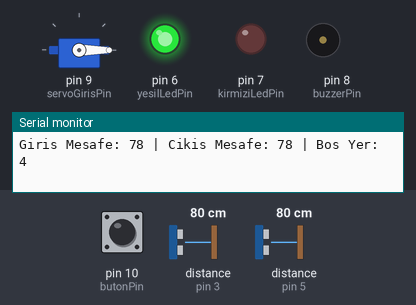
A sketch run on a simulated Arduino Uno, built with avr-gcc and run on an emulated ATmega328P. Parts: servo, output pins drawn as LEDs (lit = HIGH), buzzer (waves = sounding, pin HIGH), the last lines printed to the serial monitor. Wiring (inferred from the names in the program): 2 × ultrasonic range finder: trigger pin 2, echo pin 3 / trigger pin 4, echo pin 5. The test bench sets the inputs (shaded band); at power-on: pin 10 (butonPin) HIGH, distance to the obstacle (sensors on pin 3, pin 5) 80 cm. The echo pulse lasts 58.3 µs per cm; pins used as bus, display or sensor lines are not drawn.

Above: at 1.2 s.
1.3 s: pin 10 (butonPin) pulled LOW for 3.2 s
At 1.9 s:
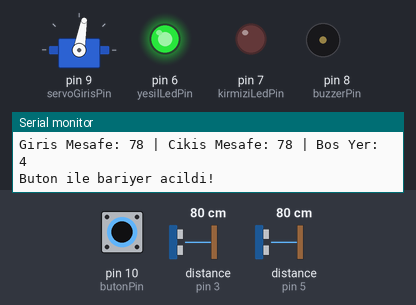
7.6 s: pin 10 (butonPin) pulled LOW for 3.2 s
At 13.2 s:
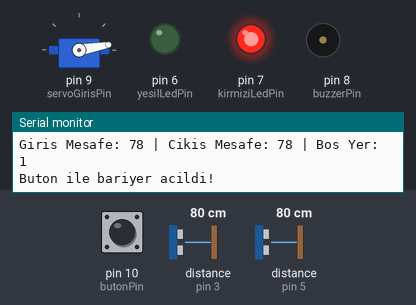
13.9 s: distance to the obstacle (sensor on pin 3) set to 2 cm
At 14.8 s:
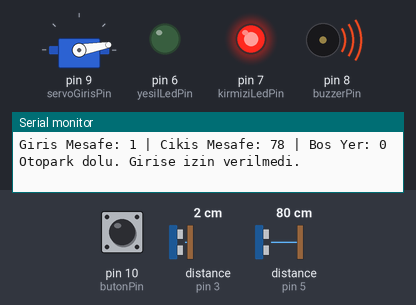
16.4 s: distance to the obstacle (sensor on pin 5) set to 54 cm
17.9 s: distance to the obstacle (sensor on pin 5) set to 47 cm
At 18.9 s:
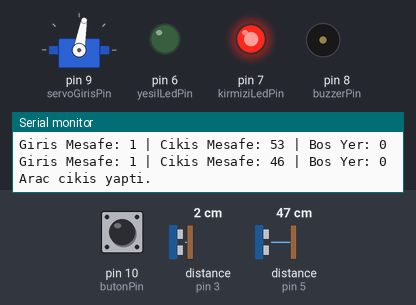
21.0 s: pin 10 (butonPin) pulled LOW for 1 s
At 21.8 s:
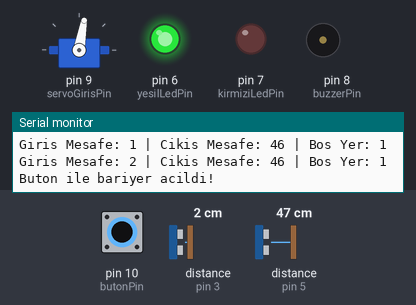
Timing chart, 0 to 24.7 s (numbered marks = the images above; inputs shaded):
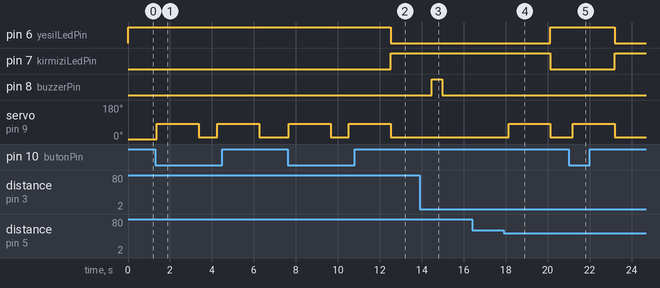

Measured:
- the behaviour switches between 52 and 51 cm on distance to the obstacle (sensor on pin 5) (found by bisection; images 3 and 4)
- after the input at 1.3 s, servo on pin 9 (servoGirisPin): alternates 80° for 2.0 s and 10° for 0.86 s, starting after 0.08 s
- after the input at 7.6 s, pin 6 (yesilLedPin): HIGH → LOW after 4.9 s; pin 7 (kirmiziLedPin): LOW → HIGH after 4.9 s; servo on pin 9 (servoGirisPin): alternates 80° for 2.0 s and 10° for 0.86 s, starting after 0.06 s
- after the input at 13.9 s, pin 8 (buzzerPin): LOW → HIGH after 0.58 s, → LOW 0.50 s later
- after the input at 17.9 s, pin 6 (yesilLedPin): LOW → HIGH after 2.2 s; pin 7 (kirmiziLedPin): HIGH → LOW after 2.2 s; servo on pin 9 (servoGirisPin): 10° → 80° after 0.23 s, → 10° 2.0 s later
- after the input at 21.0 s, pin 6 (yesilLedPin): HIGH → LOW after 2.2 s; pin 7 (kirmiziLedPin): LOW → HIGH after 2.2 s; servo on pin 9 (servoGirisPin): 10° → 80° after 0.18 s, → 10° 2.0 s later

The sketch:

smart-parking-system.ino
```cpp
#include <Servo.h>

// -------------------- PIN TANIMLARI --------------------
const int trigGiris = 2;
const int echoGiris = 3;
const int trigCikis = 4;
const int echoCikis = 5;
const int yesilLedPin = 6;
const int kirmiziLedPin = 7;
const int buzzerPin = 8;
const int servoGirisPin = 9;
const int butonPin = 10;

// -------------------- NESNELER --------------------
Servo servoGiris;


// -------------------- SISTEM DEGISKENLERI --------------------
int toplamKapasite = 4;
int bosYer = 4;

// Mesafe eşikleri (cm)
const int aracAlgilamaMesafesi = 50;
const int aracUzaklasmaMesafesi = 80;

// Araç algılama durum flagleri
bool girisAracAktif = false;
bool cikisAracAktif = false;

/*
  Giriş sensöründen mesafe ölçer
*/
long mesafeOlc() {
  digitalWrite(trigGiris, LOW);
  delayMicroseconds(2);

  digitalWrite(trigGiris, HIGH);
  delayMicroseconds(10);
  digitalWrite(trigGiris, LOW);

  long sure = pulseIn(echoGiris, HIGH, 30000);

  if (sure == 0) {
    return 300;// sensör okumazsa maksimum değer dön
  }

  long mesafe = sure * 0.034 / 2;
  return mesafe;
}

/*
  Gürültüyü azaltmak için 5 ölçümün ortalamasını alır (Giriş)
*/
long ortalamaMesafeOlc() {
  long toplam = 0;
  for (int i = 0; i < 5; i++) {
    toplam += mesafeOlc();
    delay(20);
  }
  return toplam / 5;
}

/*
  Çıkış sensöründen mesafe ölçer
*/
long mesafeOlcCikis() {
  digitalWrite(trigCikis, LOW);
  delayMicroseconds(2);

  digitalWrite(trigCikis, HIGH);
  delayMicroseconds(10);
  digitalWrite(trigCikis, LOW);

  long sure = pulseIn(echoCikis, HIGH, 30000);

  if (sure == 0) {
    return 300;
  }

  long mesafe = sure * 0.034 / 2;
  return mesafe;
}

/*
  Bariyeri açıp kapatır (servo kontrolü)
*/
void bariyerAcKapat() {
  servoGiris.write(80);//aç
  delay(2000);
  servoGiris.write(10);//kapat
}
/*
  Çıkış için ortalama mesafe ölçümü
*/
long ortalamaMesafeOlcCikis() {
  long toplam = 0;
  for (int i = 0; i < 5; i++) {
    toplam += mesafeOlcCikis();
    delay(20);
  }
  return toplam / 5;
}
/*
  LED'leri boş yer durumuna göre günceller
*/
void ledDurumunuGuncelle() {
  if (bosYer > 0) {
    digitalWrite(yesilLedPin, HIGH);
    digitalWrite(kirmiziLedPin, LOW);
  } else {
    digitalWrite(yesilLedPin, LOW);
    digitalWrite(kirmiziLedPin, HIGH);
  }
}
/*
  Sistem başlatma ve pin ayarları
*/
void setup() {
  Serial.begin(9600);

  pinMode(trigGiris, OUTPUT);
  pinMode(echoGiris, INPUT);

  pinMode(trigCikis, OUTPUT);
  pinMode(echoCikis, INPUT);

  pinMode(yesilLedPin, OUTPUT);
  pinMode(kirmiziLedPin, OUTPUT);

  pinMode(buzzerPin, OUTPUT);
  digitalWrite(buzzerPin, LOW);

  pinMode(butonPin, INPUT_PULLUP);

  servoGiris.attach(servoGirisPin);
  servoGiris.write(0);

  ledDurumunuGuncelle();

  Serial.println("Akilli Otopark Sistemi Basladi");
  Serial.print("Toplam Kapasite: ");
  Serial.println(toplamKapasite);
  Serial.print("Baslangic Bos Yer: ");
  Serial.println(bosYer);
}
/*
  Ana çalışma döngüsü:
  - Giriş kontrolü
  - Buton kontrolü
  - Çıkış kontrolü
*/
void loop() {
  long girisMesafe = ortalamaMesafeOlc();
 long cikisMesafe = ortalamaMesafeOlcCikis();

  Serial.print("Giris Mesafe: ");
  Serial.print(girisMesafe);
  Serial.print(" | Cikis Mesafe: ");
  Serial.print(cikisMesafe);
  Serial.print(" | Bos Yer: ");
  Serial.println(bosYer);

  // GIRIS
  if (!girisAracAktif && girisMesafe <= aracAlgilamaMesafesi) {
    girisAracAktif = true;

    if (bosYer > 0) {
      Serial.println("Arac algilandi. Bariyer aciliyor...");
      bariyerAcKapat();

      bosYer--;
      ledDurumunuGuncelle();

      Serial.print("Arac giris yapti. Kalan bos yer: ");
      Serial.println(bosYer);
    } else {
      Serial.println("Otopark dolu. Girise izin verilmedi.");

      digitalWrite(buzzerPin, HIGH);
      delay(500);
      digitalWrite(buzzerPin, LOW);

      ledDurumunuGuncelle();
    }
  }

  if (girisAracAktif && girisMesafe >= aracUzaklasmaMesafesi) {
    girisAracAktif = false;
    Serial.println("Giris sistemi yeni arac icin hazir.");
  }

  // BUTON
  if (digitalRead(butonPin) == LOW) {
    if (bosYer > 0) {
      Serial.println("Buton ile bariyer acildi!");
      bariyerAcKapat();
      bosYer--;
    ledDurumunuGuncelle();
    } else {
      Serial.println("Otopark dolu. Buton ile acma engellendi.");
      digitalWrite(buzzerPin, HIGH);
      delay(300);
      digitalWrite(buzzerPin, LOW);
    }
    delay(300);
  }

  // CIKIS
  if (!cikisAracAktif && cikisMesafe <= aracAlgilamaMesafesi) {
    cikisAracAktif = true;

   if (bosYer < toplamKapasite) {
    Serial.println("Arac cikis yapti.");
    bariyerAcKapat();
    bosYer++;
    ledDurumunuGuncelle();

      Serial.print("Yeni bos yer sayisi: ");
      Serial.println(bosYer);
    }
  }

  if (cikisAracAktif && cikisMesafe >= aracUzaklasmaMesafesi) {
    cikisAracAktif = false;
    Serial.println("Cikis sistemi yeni arac icin hazir.");
  }

  delay(300);
}
```
